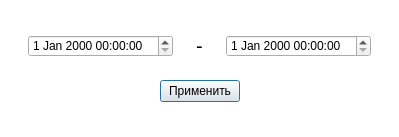
<?xml version="1.0" encoding="UTF-8"?>
<ui version="4.0">
 <class>Dialog</class>
 <widget class="QDialog" name="Dialog">
  <property name="geometry">
   <rect>
    <x>0</x>
    <y>0</y>
    <width>315</width>
    <height>137</height>
   </rect>
  </property>
  <property name="windowTitle">
   <string>Dialog</string>
  </property>
  <property name="styleSheet">
   <string notr="true">QDialog{

	background-color: white;
}</string>
  </property>
  <layout class="QGridLayout" name="gridLayout">
   <item row="0" column="0">
    <layout class="QVBoxLayout" name="verticalLayout">
     <property name="spacing">
      <number>23</number>
     </property>
     <item>
      <layout class="QHBoxLayout" name="horizontalLayout_2">
       <property name="leftMargin">
        <number>17</number>
       </property>
       <property name="rightMargin">
        <number>17</number>
       </property>
       <property name="bottomMargin">
        <number>0</number>
       </property>
       <item>
        <widget class="QDateTimeEdit" name="dateTimeEdit"/>
       </item>
       <item>
        <widget class="QLabel" name="label">
         <property name="maximumSize">
          <size>
           <width>20</width>
           <height>20</height>
          </size>
         </property>
         <property name="font">
          <font>
           <pointsize>15</pointsize>
          </font>
         </property>
         <property name="text">
          <string>-</string>
         </property>
         <property name="scaledContents">
          <bool>false</bool>
         </property>
         <property name="alignment">
          <set>Qt::AlignCenter</set>
         </property>
         <property name="margin">
          <number>0</number>
         </property>
        </widget>
       </item>
       <item>
        <widget class="QDateTimeEdit" name="dateTimeEdit_2"/>
       </item>
      </layout>
     </item>
     <item>
      <layout class="QHBoxLayout" name="horizontalLayout">
       <item>
        <spacer name="horizontalSpacer">
         <property name="orientation">
          <enum>Qt::Horizontal</enum>
         </property>
         <property name="sizeHint" stdset="0">
          <size>
           <width>40</width>
           <height>20</height>
          </size>
         </property>
        </spacer>
       </item>
       <item>
        <widget class="QPushButton" name="pushButton">
         <property name="text">
          <string>Применить</string>
         </property>
        </widget>
       </item>
       <item>
        <spacer name="horizontalSpacer_2">
         <property name="orientation">
          <enum>Qt::Horizontal</enum>
         </property>
         <property name="sizeHint" stdset="0">
          <size>
           <width>40</width>
           <height>20</height>
          </size>
         </property>
        </spacer>
       </item>
      </layout>
     </item>
    </layout>
   </item>
  </layout>
 </widget>
 <resources/>
 <connections/>
</ui>
